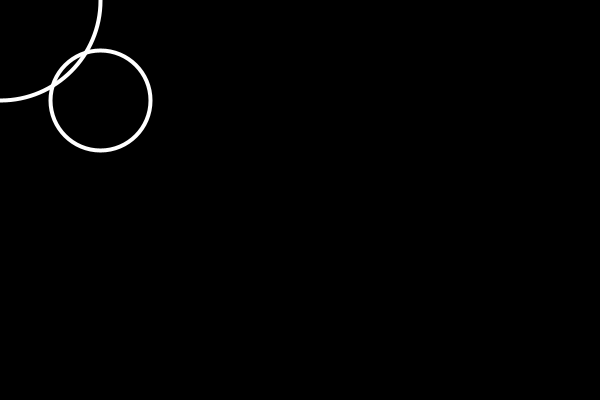
Frame 1 (no input)
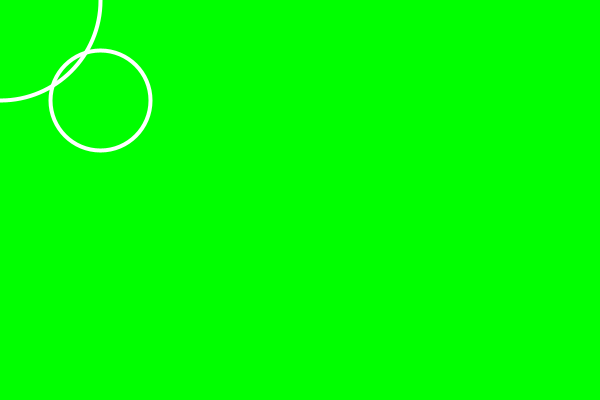
Frame 60 (the mouse pressed at the canvas centre just before this capture)
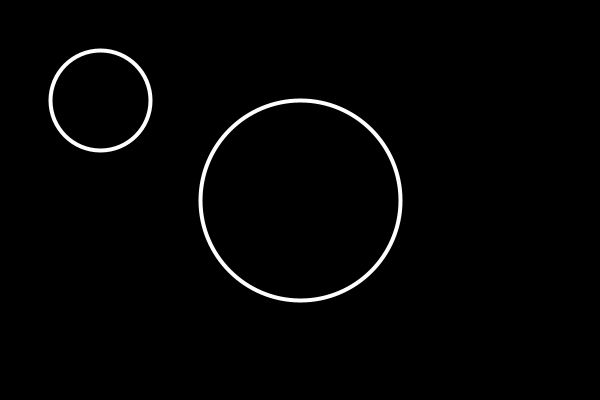
Frame 120 (the mouse held since frame 60 and released just before this capture)

The Processing sketch that drew these frames (run headless with seeded random() and noise(); from frame 60 on, the mouse is pressed at the canvas centre):

// Processing sketch: overlap
// ── overlap.pde
Particle p1;
Particle p2;

void setup(){
  size(600, 400);
  p1 = new Particle(100, 100, 50);
  p2 = new Particle(500, 400, 100);
}

void draw(){
  background(0);
  if(p1.overlapping(p2)){
    background(#00ff00);
  }
  p2.x = mouseX;
  p2.y = mouseY;
  
  p1.display();
  p2.display();
}

// ── Balls.pde
class Particle{
  float x;
  float y;
  float r;
  
  Particle(){
    x = random(width);
    y = random(height);
    r = random(4,18);
  }
  
  Particle(float tempX, float tempY, float tempR){
    x = tempX;
    y = tempY;
    r = tempR;
  }
  
  void display(){
    stroke(255);
    strokeWeight(4);
    noFill();
    ellipse(x, y, 2*r, 2*r);
  }
  
  boolean overlapping(Particle object){
    float d = dist(x, y, object.x, object.y);
    if(d <= r + object.r){
      return true;
    }
    return false;
  }
}
